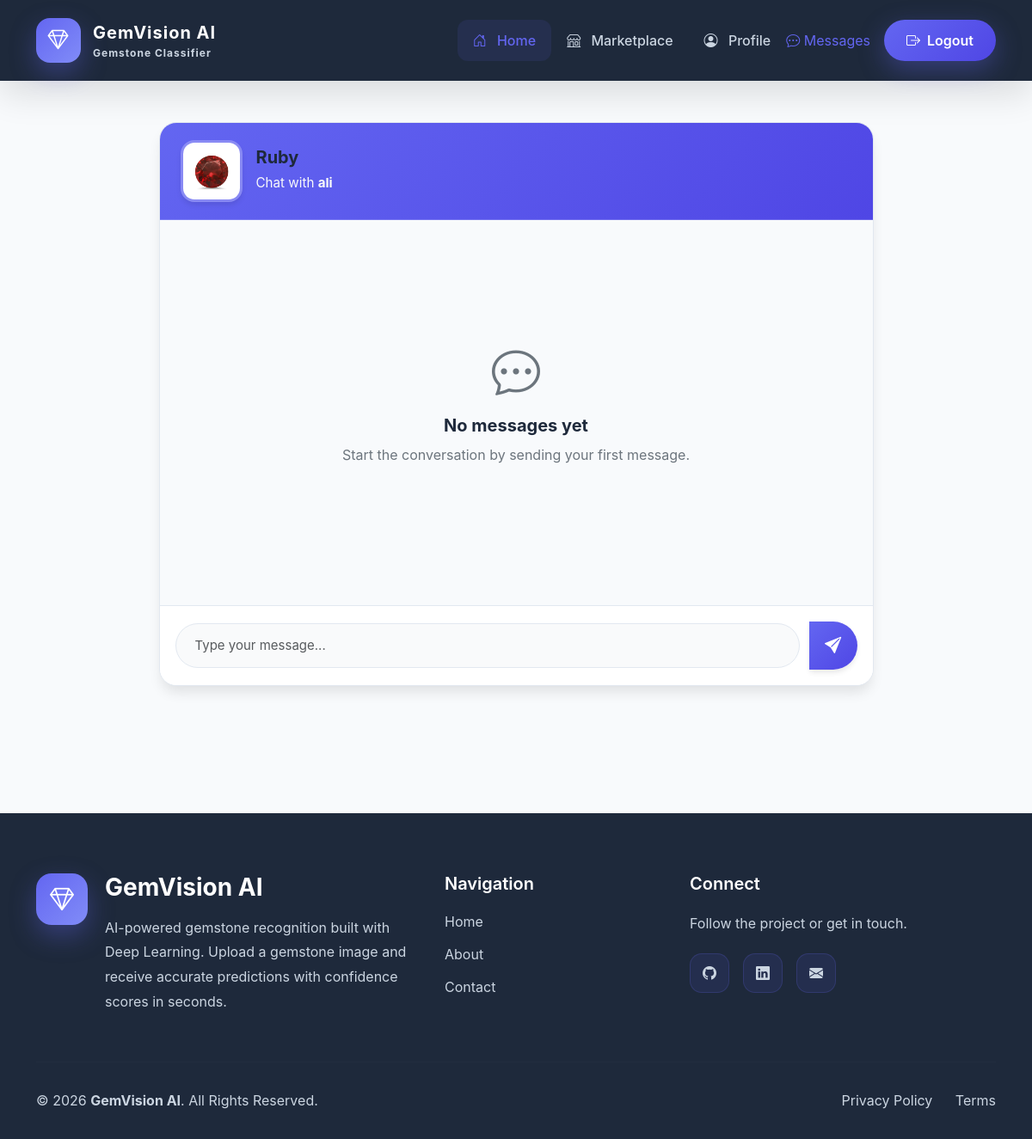
Page /chat/conversation/1/ (signed in) on the earlier database version.
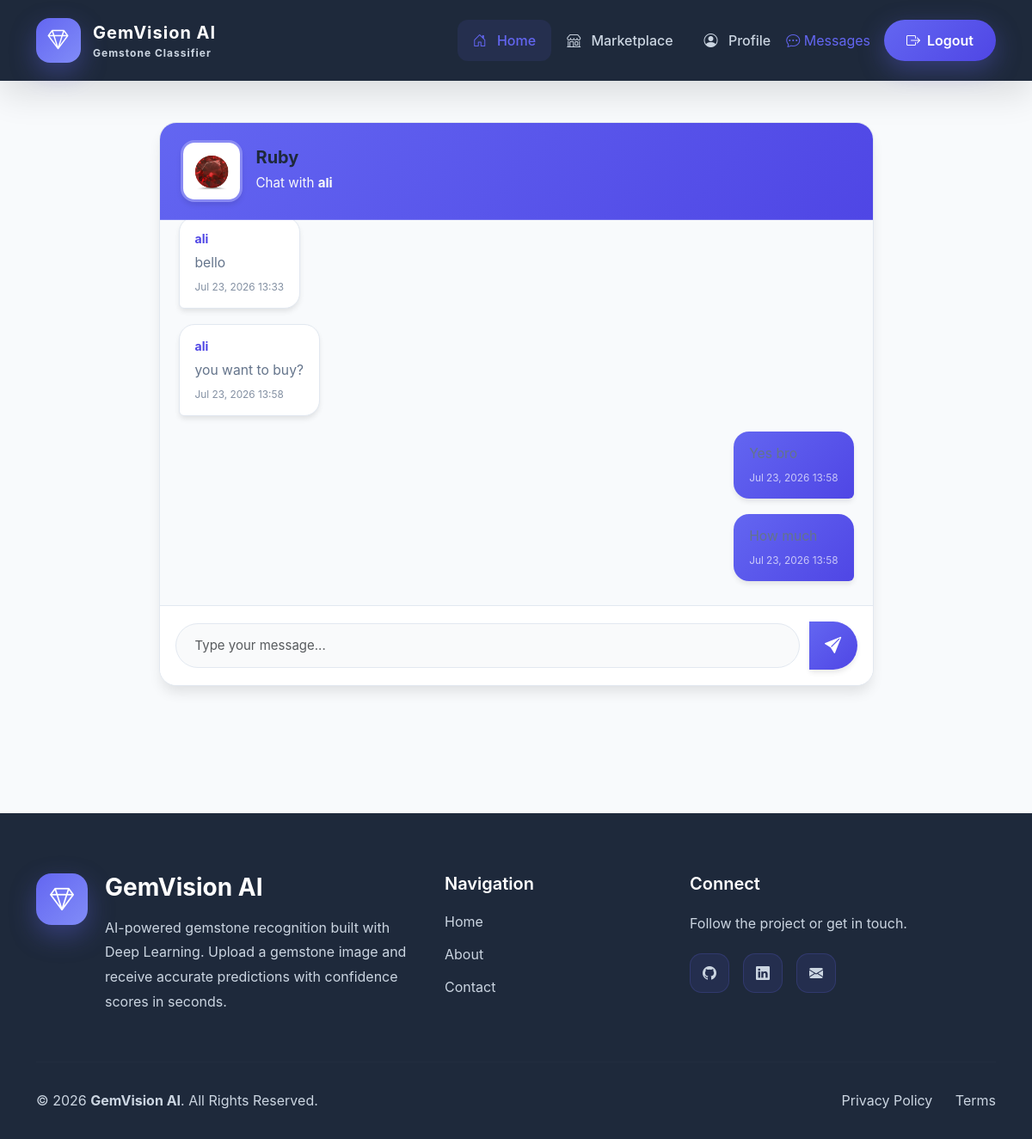
Same page on the later database version.
### chat/models.py (models this page shows, shortened)
class Message(models.Model):
    conversation = models.ForeignKey(
        Conversation,
        on_delete=models.CASCADE,
        related_name="messages"
    )
    sender = models.ForeignKey(
        settings.AUTH_USER_MODEL,
        on_delete=models.CASCADE,
        related_name="sent_messages"
    )
    content = models.TextField()
    is_read = models.BooleanField(
        default=False
    )
    created_at = models.DateTimeField(
        auto_now_add=True
    )
    class Meta:
        ordering = ["created_at"]

### accounts/models.py (models this page shows, shortened)
class CustomUser(AbstractUser):
    email = models.EmailField(unique=True)
    phone = models.CharField(max_length=15, blank=True)
    address = models.TextField(blank=True)

### chat/views.py (the view)
class ConversationDetailView(LoginRequiredMixin, DetailView):
    model = Conversation
    template_name = "chat/conversation_detail.html"
    context_object_name = "conversation"
    def get_queryset(self):
        return Conversation.objects.filter(
            buyer=self.request.user
        ) | Conversation.objects.filter(
            seller=self.request.user
        )
    def get_context_data(self, **kwargs):
        context = super().get_context_data(**kwargs)
        conversation = self.object
        conversation.messages.filter(
            is_read=False
        ).exclude(
            sender=self.request.user
        ).update(
            is_read=True
        )
        context["messages"] = (
            conversation.messages
            .select_related("sender")
            .order_by("created_at")
        )
        context["form"] = MessageForm()
        context["listing"] = conversation.listing
        if self.request.user == conversation.buyer:
            context["other_user"] = conversation.seller
        else:
            context["other_user"] = conversation.buyer
        return context

### chat/forms.py
class MessageForm(forms.ModelForm):
    class Meta:
        model = Message
        fields = ["content"]
        widgets = {
            "content": forms.TextInput(
                attrs={
                    "id": "chat-message-input",
                    "class": "form-control",
                    "placeholder": "Type your message...",
                    "autocomplete": "off",
                }
            )
        }

### chat/context_processors.py (called while the page is built)
def unread_messages(request):
    if request.user.is_authenticated:
        count = Message.objects.filter(
            conversation__buyer=request.user,
            is_read=False,
        ).exclude(
            sender=request.user,
        ).count() + Message.objects.filter(
            conversation__seller=request.user,
            is_read=False,
        ).exclude(
            sender=request.user,
        ).count()
        return {
            "unread_message_count": count
        }
    return {
        "unread_message_count": 0
    }

### chat/templates/chat/conversation_detail.html (shortened to what this page needs)
{% extends "core/base.html" %}
{% load static %}
{% block extra_css %}
<link rel="stylesheet" href="{% static 'chat/css/conversation_detail.css' %}">
{% endblock %}
{% block content %}
<div class="container py-5">
    <div class="row justify-content-center">
        <div class="col-lg-9">
            <div class="chat-card">
                <div class="chat-header">
                    <div class="d-flex align-items-center">
                        {% if listing.images.first %}
                            <img
                                src="{{ listing.images.first.image.url }}"
                                class="listing-image"
                                alt="{{ listing.title }}">
                        {% endif %}
                        <div class="ms-3">
                            <h4 class="mb-1">
                                {{ listing.title }}
                            </h4>
                            <p class="mb-0 text-light">
                                Chat with
                                <strong>{{ other_user.username }}</strong>
                            </p>
                        </div>
                    </div>
                </div>
                <div
                    class="chat-body"
                    id="chat-body">
                    {% for message in messages %}
                        {% if message.sender == request.user %}
                            <div class="message message-right">
                                <div class="message-bubble sender">
                                    <p class="mb-1">
                                    </p>
                                    <small>
                                        {{ message.created_at|date:"M d, Y H:i" }}
                                    </small>
                                </div>
                            </div>
                        {% else %}
                            <div class="message message-left">
                                <div class="message-bubble receiver">
                                    <strong>
                                        {{ message.sender.username }}
                                    </strong>
                                    <p class="mb-1 mt-1">
                                        {{ message.content }}
                                    </p>
                                    <small>
                                        {{ message.created_at|date:"M d, Y H:i" }}
                                    </small>
                                </div>
                            </div>
                        {% endif %}
                    {% empty %}
                        <div class="text-center py-5">
                            <i class="bi bi-chat-dots display-4 text-secondary"></i>
                            <h5 class="mt-3">
                                No messages yet
                            </h5>
                            <p class="text-secondary">
                                Start the conversation by sending your first message.
                            </p>
                        </div>
                    {% endfor %}
                </div>
                <div class="chat-footer">
                    <form id="chat-form">
                        <div class="input-group">
                            {{ form.content }}
                            <button
                                type="submit"
                                class="btn send-btn">
                                <i class="bi bi-send-fill"></i>
                            </button>
                        </div>
                    </form>
                </div>
            </div>
        </div>
    </div>
</div>
{% endblock %}

Differences in the rows shown:
added Message: sender.username "ali", content "bello", created_at "Jul 23, 2026 13:33"
added Message: sender.username "ali", content "you want to buy?", created_at "Jul 23, 2026 13:58"
added Message: created_at "Jul 23, 2026 13:58"
added Message: created_at "Jul 23, 2026 13:58"
Other differences:
text no longer shown: "No messages yet Start the conversation by sending your first message."
